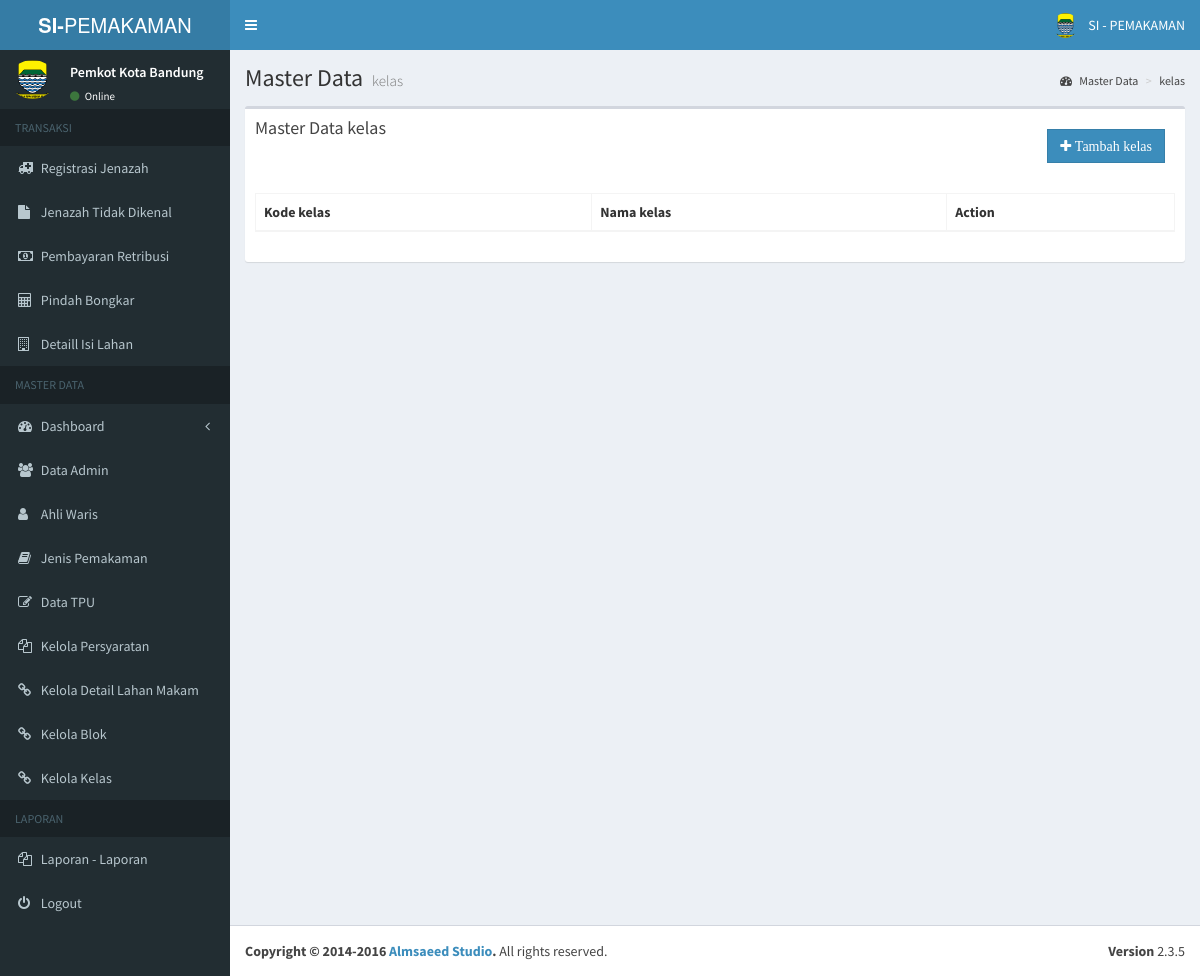
Page /pages/admin/kelola_kelas.php (signed in) on the earlier database version.
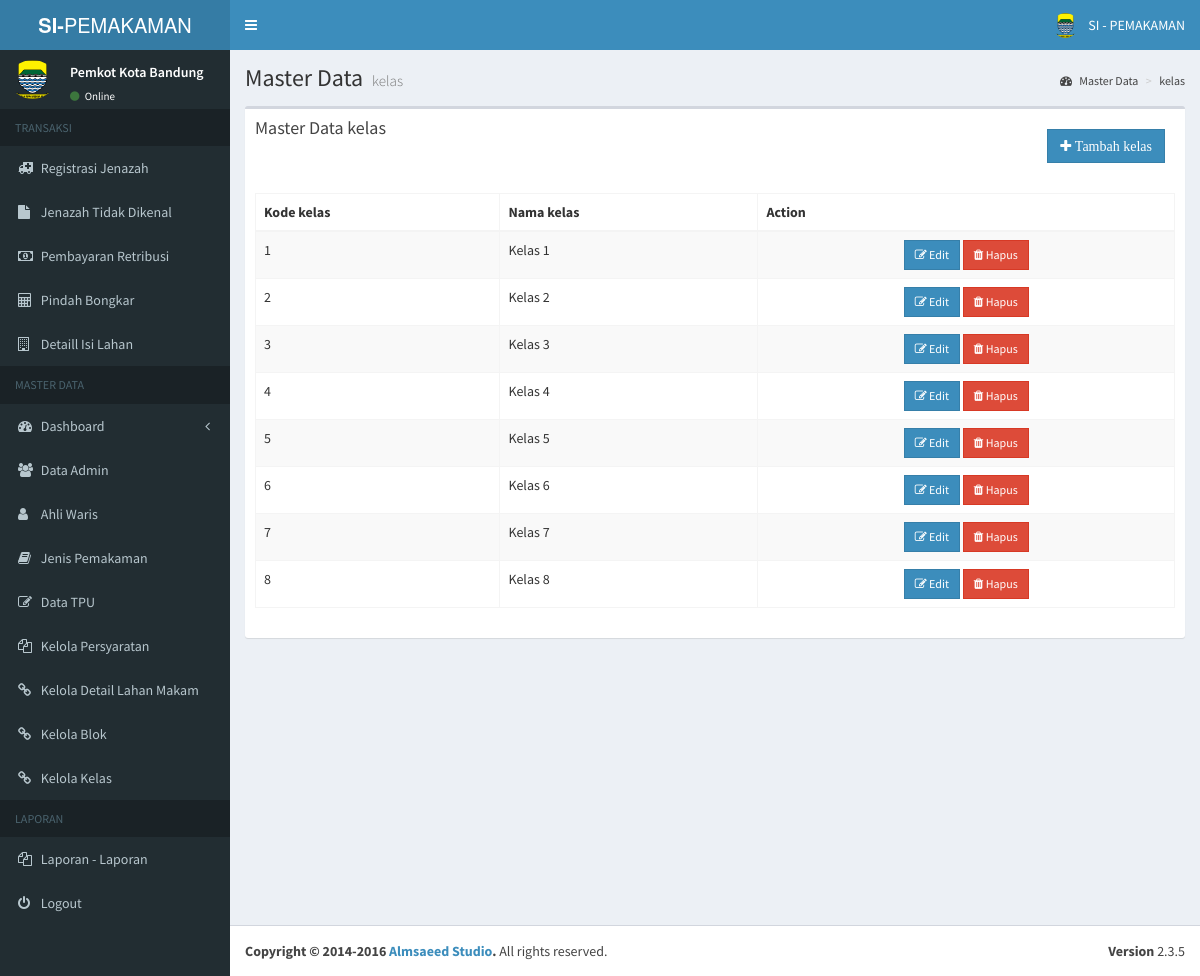
Same page on the later database version.
### tables this page shows
CREATE TABLE `kelas` (
  `id_kelas` int(11) NOT NULL AUTO_INCREMENT,
  `nama_kelas` varchar(255) DEFAULT NULL,
  PRIMARY KEY (`id_kelas`)
);

### pages/admin/kelola_kelas.php (the view, shortened to what this page needs)
<?php include('header.php'); ?>
<?php include('nav.php'); ?>
<div class="content-wrapper">
  <section class="content-header">
    <h1>
      Master Data
      <small>kelas</small>
    </h1>
    <ol class="breadcrumb">
      <li><a href="#"><i class="fa fa-dashboard"></i> Master Data</a></li>
      <li><a href="#">kelas</a></li>
    </ol>
  </section>
  <section class="content">
    <div class="row">
      <div class="col-xs-12">
        <div class="box">
          <div class="box-header">
            <h3 class="box-title">Master Data kelas</h3>
            <div class="box-header pull-right">
              <button type="button" class="btn btn-primary btn-flat" data-toggle="modal" data-target="#myModal"><span class="fa fa-plus"> Tambah kelas</span></button>
            </div>
          </div>
          <div class="box-body">
            <div class="table-responsive">
              <table id="example1" class="table table-bordered table-striped">
                <thead>
                  <tr>
                    <th>Kode kelas</th>
                    <th>Nama kelas</th>
                    <th>Action</th>
                  </tr>
                </thead>
                <tbody>
                  <?php
                  $no=1;
                  $sql = mysql_query("SELECT * FROM kelas")or die(mysql_error());
                  while($row = mysql_fetch_array($sql)){
                    ?>
                    <tr>
                      <form method="POST" action="">
                        <td><?php echo $row['id_kelas']; ?></td>
                        <td><?php echo $row['nama_kelas'] ?></td>
                        <td align="center">
                          <a href="#" class='open_modal' id='<?php echo $row['id_kelas']; ?>'>
                           <button type="button" class="btn btn-primary btn-flat btn-sm">
                            <i class="fa fa-edit"></i> Edit</button></a>
                            <a href="delete_kelas.php?&id_kelas=<?php echo $row['id_kelas']; ?>" class="delete-link">
                              <button type="submit" class="btn btn-danger btn-flat btn-sm">
                                <i class="fa fa-trash"></i> Hapus</button></a>
                              </td>
                            </form>
                          </tr>
                          <?php $no++; } ?>
                        </tbody>
                      </table>
                    </div>
                  </div>
                </div>
              </div>
            </div>
          </section>
        </div>
       <?php include('footer.php'); ?>

Differences in the rows shown:
added kelas: id_kelas "1", nama_kelas "Kelas 1"
added kelas: id_kelas "2", nama_kelas "Kelas 2"
added kelas: id_kelas "3", nama_kelas "Kelas 3"
added kelas: id_kelas "4", nama_kelas "Kelas 4"
added kelas: id_kelas "5", nama_kelas "Kelas 5"
added kelas: id_kelas "6", nama_kelas "Kelas 6"
added kelas: id_kelas "7", nama_kelas "Kelas 7"
added kelas: id_kelas "8", nama_kelas "Kelas 8"
